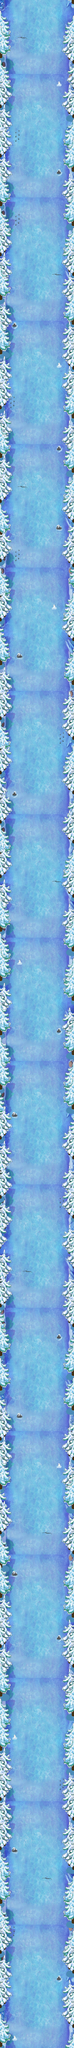

A 2D game scene composited from a Tiled map and its tileset images. What follows is a short description and the map's XML, with each tile layer's data collapsed to a summary:
An orthogonal 15x415 tile map with 32x32 px tiles, 4 tile layers (Background, Background1, Decorate1, Decorate2), 2 tilesets and 362 objects (74x 5, 17x 4, 2x 1, 2, 3, ...).

<map version="1.0" orientation="orthogonal" width="15" height="415" tilewidth="32" tileheight="32">
 <tileset firstgid="1" name="xue" tilewidth="32" tileheight="32">
  <image source="xue.jpg" width="480" height="800" />
 </tileset>
 <tileset firstgid="376" name="xued_s" tilewidth="32" tileheight="32">
  <image source="xued_s.png" width="416" height="224" />
 </tileset>
 <layer name="Background" width="15" height="415">
  <data>[6225 cells, 6225 non-empty, 375 distinct tile ids]</data>
 </layer>
 <layer name="Background1" width="15" height="415">
  <data>[6225 cells, 335 non-empty, 28 distinct tile ids]</data>
 </layer>
 <objectgroup name="Objects" width="15" height="415">
  <object name="1" x="91" y="13251" width="282" height="20" />
  <object name="2" x="125" y="12454" width="281" height="20" />
  <object name="3" x="118" y="11652" width="244" height="19" />
  <object name="4" x="118" y="10852" width="244" height="19" />
  <object name="5" x="120" y="10051" width="244" height="19" />
  <object name="6" x="158" y="9250" width="244" height="19" />
  <object name="7" x="132" y="8454" width="244" height="19" />
  <object name="8" x="121" y="7654" width="244" height="19" />
  <object name="9" x="137" y="6849" width="244" height="19" />
  <object name="10" x="123" y="6056" width="244" height="19" />
  <object name="11" x="123" y="5255" width="244" height="19" />
  <object name="12" x="128" y="4450" width="244" height="19" />
  <object name="13" x="104" y="3657" width="244" height="19" />
  <object name="14" x="91" y="2852" width="244" height="19" />
  <object name="15" x="111" y="2052" width="244" height="19" />
  <object name="16" x="117" y="1252" width="244" height="19" />
  <object name="17" x="104" y="641" width="244" height="19" />
 </objectgroup>
 <objectgroup name="Enemys" width="15" height="415">
  <object x="252" y="1906">
   <properties>
    <property name="random" value="41,33" />
   </properties>
  </object>
  <object x="300" y="12241">
   <properties>
    <property name="random" value="10,11,13,14" />
   </properties>
  </object>
  <object name="5" x="177" y="9756">
   <properties>
    <property name="random" value="10,11,13,14" />
   </properties>
  </object>
  <object x="95" y="3803">
   <properties>
    <property name="random" value="36" />
    <property name="type" value="0" />
   </properties>
  </object>
  <object name="5" x="299" y="5346">
   <properties>
    <property name="random" value="10,11,13,14" />
   </properties>
  </object>
  <object x="194" y="9131">
   <properties>
    <property name="random" value="10,11,13,14" />
   </properties>
  </object>
  <object x="367" y="4311">
   <properties>
    <property name="random" value="10,11,13,14" />
   </properties>
  </object>
  <object x="367" y="12811">
   <properties>
    <property name="random" value="42" />
   </properties>
  </object>
  <object x="316" y="12662">
   <properties>
    <property name="random" value="10,11,13,14" />
   </properties>
  </object>
  <object x="108" y="6024">
   <properties>
    <property name="delay" value="10" />
    <property name="random" value="29" />
   </properties>
  </object>
  <object x="176" y="2781">
   <properties>
    <property name="random" value="42" />
   </properties>
  </object>
  <object x="356" y="3631">
   <properties>
    <property name="random" value="10,11,13,14" />
   </properties>
  </object>
  <object name="4" x="219" y="8999">
   <properties>
    <property name="random" value="37,38,37" />
   </properties>
  </object>
  <object x="165" y="7305">
   <properties>
    <property name="random" value="37,38,37" />
   </properties>
  </object>
  <object x="163" y="5851">
   <properties>
    <property name="random" value="37,38,37" />
   </properties>
  </object>
  <object x="342" y="12634">
   <properties>
    <property name="random" value="10,11,13,14" />
   </properties>
  </object>
  <object x="407" y="1535">
   <properties>
    <property name="random" value="36" />
    <property name="type" value="1" />
   </properties>
  </object>
  <object x="310" y="9778">
   <properties>
    <property name="random" value="10,11,13,14" />
   </properties>
  </object>
  <object x="367" y="1345">
   <properties>
    <property name="random" value="10,11,13,14" />
   </properties>
  </object>
  <object x="356" y="11423">
   <properties>
    <property name="random" value="10,11,13,14" />
   </properties>
  </object>
  <object x="136" y="10830">
   <properties>
    <property name="random" value="37,38,37" />
   </properties>
  </object>
  <object x="145" y="5235">
   <properties>
    <property name="random" value="10,11,13,14" />
   </properties>
  </object>
  <object name="4" x="256" y="12099">
   <properties>
    <property name="random" value="42" />
   </properties>
  </object>
  <object x="322" y="8278">
   <properties>
    <property name="random" value="10,11,13,14" />
   </properties>
  </object>
  <object name="5" x="300" y="7192">
   <properties>
    <property name="random" value="10,11,13,14" />
   </properties>
  </object>
  <object name="5" x="251" y="8129">
   <properties>
    <property name="random" value="10,11,13,14" />
   </properties>
  </object>
  <object x="128" y="3633">
   <properties>
    <property name="random" value="37,38,37" />
   </properties>
  </object>
  <object x="247" y="5146">
   <properties>
    <property name="random" value="32,47" />
   </properties>
  </object>
  <object x="382" y="2348">
   <properties>
    <property name="delay" value="10" />
    <property name="random" value="34,40" />
   </properties>
  </object>
  <object x="324" y="12268">
   <properties>
    <property name="random" value="10,11,13,14" />
   </properties>
  </object>
  <object x="214" y="12525">
   <properties>
    <property name="random" value="10,11,13,14" />
   </properties>
  </object>
  <object name="5" x="292" y="5700">
   <properties>
    <property name="random" value="10,11,13,14" />
   </properties>
  </object>
  <object name="5" x="282" y="10828">
   <properties>
    <property name="random" value="10,11,13,14" />
   </properties>
  </object>
  <object x="194" y="4216">
   <properties>
    <property name="random" value="10,11,13,14" />
   </properties>
  </object>
  <object x="79" y="9009">
   <properties>
    <property name="random" value="36" />
    <property name="type" value="0" />
   </properties>
  </object>
  <object x="169" y="13229">
   <properties>
    <property name="random" value="103,104,107" />
   </properties>
  </object>
  <object x="141" y="10317">
   <properties>
    <property name="random" value="37,38,37" />
   </properties>
  </object>
  <object name="4" x="122" y="4035">
   <properties>
    <property name="random" value="42" />
   </properties>
  </object>
  <object x="107" y="6546">
   <properties>
    <property name="random" value="36" />
    <property name="type" value="0" />
   </properties>
  </object>
  <object x="218" y="4427">
   <properties>
    <property name="random" value="10,11,13,14" />
   </properties>
  </object>
  <object x="340" y="4932">
   <properties>
    <property name="random" value="37,38,37" />
   </properties>
  </object>
  <object x="363" y="3518">
   <properties>
    <property name="random" value="10,11,13,14" />
   </properties>
  </object>
  <object x="165" y="12649">
   <properties>
    <property name="random" value="10,11,13,14" />
   </properties>
  </object>
  <object x="121" y="10607">
   <properties>
    <property name="delay" value="10" />
    <property name="random" value="29" />
   </properties>
  </object>
  </objectgroup>
 <layer name="Decorate1" width="15" height="415">
  <data>[6225 cells, 1527 non-empty, 42 distinct tile ids]</data>
 </layer>
 <layer name="Decorate2" width="15" height="415">
  <data>[6225 cells, 1643 non-empty, 42 distinct tile ids]</data>
 </layer>
</map>
<!-- 301 of 362 objects omitted -->
